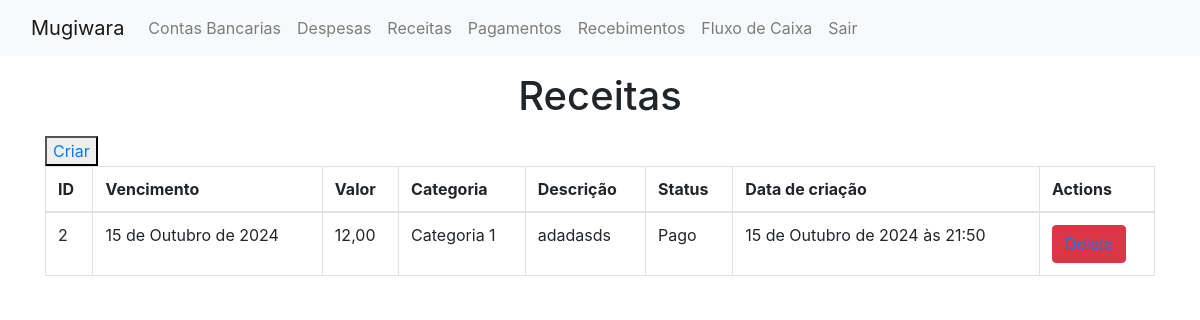
Screenshot of /show_receita/ with the database file from the repository.
### mugiwara/models/receita.py (models this page shows, shortened)
class receita(models.Model):
    class status_choices(models.IntegerChoices):
        ABERTO = 1, "Em Aberto"
        PAGO = 2, "Pago"
    class categoria_choices(models.IntegerChoices):
        C1 = 1, "Categoria 1"
        C2 = 2, "Categoria 2"
        C3 = 3, "Categoria 3"
        C4 = 4, "Categoria 4"
    descricao = models.TextField()
    data_vencimento = models.DateField(auto_now=False, auto_now_add=False)
    valor = models.DecimalField(decimal_places=2, max_digits=9)
    categoria = models.IntegerField(
        choices = categoria_choices,
        default = categoria_choices.C1
    )
    status = models.IntegerField(
        choices = status_choices,
        default = status_choices.ABERTO
    )
    created_at = models.DateTimeField(auto_now_add=True)
    class Meta:
        ordering = ['-created_at']

### mugiwara/views.py (the view)
# urls.py: path('show_receita/', views.showReceitaView, name='show_receita'),
def showReceitaView(request):
    receitas = receita.objects.all()
    context = {
        'receitas': receitas
    }
    return render(request, 'mugiwara/show_receita.html', context)

### mugiwara/templates/mugiwara/show_receita.html (shortened to what this page needs)
{% extends 'layout.html' %}
{% block content %}
<div class="container">
<h1 class="text-center mt-3 mb-3">Receitas</h1>
<button><a href="{% url 'receita' %}">Criar</a></button>
<table class="table table-bordered">
   <thead>
     <tr>
       <th scope="col">ID</th>
       <th scope="col">Vencimento</th>
       <th scope="col">Valor</th>
       <th scope="col">Categoria</th>
       <th scope="col">Descrição</th>
       <th scope="col">Status</th>
       <th scope="col">Data de criação</th>
       <th scope="col">Actions</th>
     </tr>
   </thead>
   <tbody>
   {% for receita in receitas %}
     <tr>
       <td>{{receita.id}}</td>
       <td>{{receita.data_vencimento}}</td>
       <td>{{receita.valor}}</td>
       <td>{{receita.get_categoria_display}}</td>
       <td>{{receita.descricao}}</td>
       <td>{{receita.get_status_display}}</td>
       <td>{{receita.created_at}}</td>
       <td>
           <button class="btn btn-danger"><a href="{% url 'delete_receita' receita.id %}">Delete</a></button>
       </td>
     </tr>
   {% endfor %}
   </tbody>
 </table>
</div>
{% endblock %}

### rows the page displays
receita: id "2", data_vencimento "15 de Outubro de 2024", valor "12,00", categoria "Categoria 1", descricao "adadasds", status "Pago", created_at "15 de Outubro de 2024 às 21:50"
